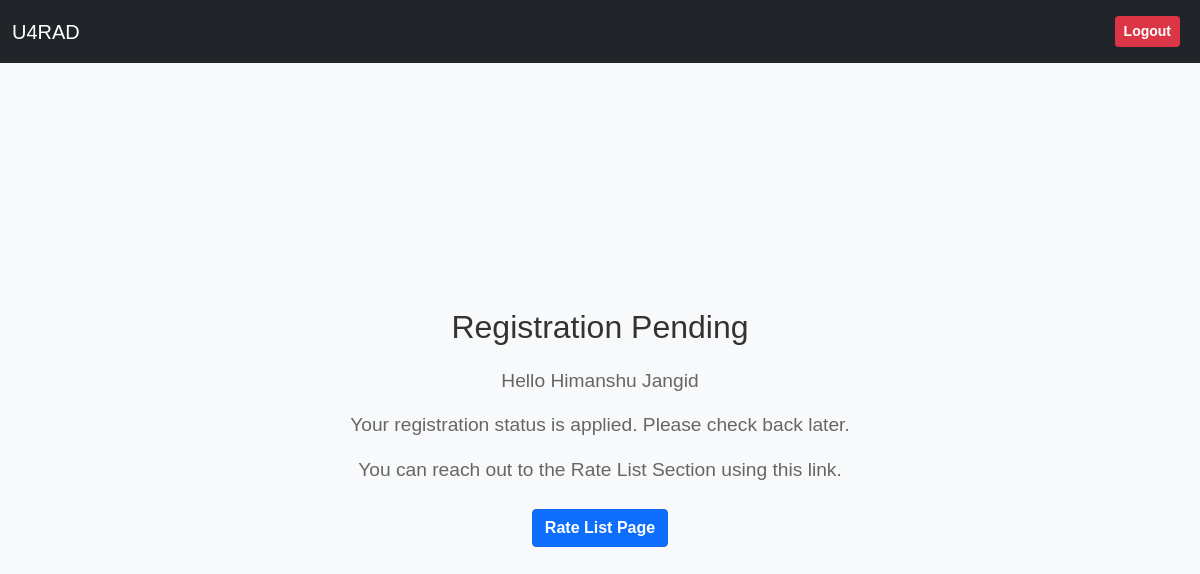
/registration_pending/11/, run on the app's committed database.
### services/models/personal_info.py (models this page shows, shortened)
class PersonalInformation(models.Model):
    first_name = models.CharField(max_length=50)
    last_name = models.CharField(max_length=50)
    email = models.EmailField()
    password = models.CharField(max_length=15, null=True, default=None, blank=True)
    cnfpassword = models.CharField(max_length=15, null=True, default=None, blank=True)
    address = models.CharField(max_length=200)
    contact_no = models.CharField(max_length=15)
    resume = models.FileField(upload_to='uploads/')
    photo = models.ImageField(upload_to='uploads/')
    experience_years = models.PositiveIntegerField()
    stage1status = models.CharField(max_length=23, choices=[('applied', 'Applied'), ('under_progress', 'Under Progress'), ('verified_by_coordinator', 'Verified by Coordinator'), ('verification_failed', 'Verification Failed')], default='applied')
    stage2status = models.CharField(max_length=28, choices=[('applied', 'Applied'), ('under_progress', 'Under Progress'), ('verified_by_supercoordinator', 'Verified by Supercoordinator'), ('verification_failed', 'Verification Failed')], default='applied')
    coordinator_message = models.CharField(max_length=100, null=True, blank=True)
    supercoordinator_message = models.CharField(max_length=100, null=True, blank=True)
    email_sent = models.BooleanField(default=False)

### services/views.py (the view)
# urls.py: path('registration_pending/<int:pk>/', views.registration_pending, name='registration_pending'),
def registration_pending(request, pk):
    personal_info = get_object_or_404(PersonalInformation, pk=pk)
    context = {
        'personal_info': personal_info,
    }
    return render(request, 'pending.html', context)

### services/templates/pending.html (shortened to what this page needs)
<!DOCTYPE html>
<html>
<head>
    <link href="https://cdn.jsdelivr.net/npm/bootstrap@5.0.2/dist/css/bootstrap.min.css" rel="stylesheet">
    <link rel="stylesheet" href="https://cdnjs.cloudflare.com/ajax/libs/font-awesome/4.7.0/css/font-awesome.min.css" />
</head>
<body>
    <nav class="navbar navbar-expand-lg navbar-dark bg-dark">
        <div class="container-fluid">
            <a class="navbar-brand" href="#">U4RAD</a>
            <div class="collapse navbar-collapse justify-content-end" id="navbarSupportedContent">
                <ul class="navbar-nav">
                    <li class="nav-item">
                        <a href="/" class="nav-link">
                            <button class="logout-button btn btn-sm btn-danger"><strong>Logout</strong></button>
                        </a>
                    </li>
                </ul>
            </div>
        </div>
    </nav>
    <div class="container">
        {% if personal_info.stage2status == 'under_progress' or personal_info.stage2status == 'applied' %}
            <h1>Registration Pending</h1>
            <p>Hello {{personal_info.first_name}} {{personal_info.last_name}}</p>
            <p>Your registration status is {{ personal_info.stage2status }}. Please check back later.</p>
            <p>You can reach out to the Rate List Section using this link.</p>
            <a href="{% url 'rate_list' personal_info.pk %}" class="nav-link">
                <button class="btn btn-primary btn-back"><strong>Rate List Page</strong></button>
            </a>
        {% elif personal_info.stage2status == 'verification_failed' %}
            <h1>Registration Failed</h1>
            <p>Hello {{personal_info.first_name}} {{personal_info.last_name}}</p>
            <p>Sorry! Your registration was not successful.</p>
        {% else %}
            <h1>Registration Status</h1>
            <p>Hello {{personal_info.first_name}} {{personal_info.last_name}}</p>
            <p>Unknown status.</p>
        {% endif %}
    </div>
</body>
</html>

### services/templates/pending.html (style rules this page uses)
body { font-family: Arial, sans-serif; margin: 0; padding: 0; min-height: 100vh; background-color: #f8f9fa; display: flex; flex-direction: column; }
.navbar { width: 100%; }
.container { text-align: center; margin-top: auto; margin-bottom: auto; }
h1 { font-size: 2em; color: #333; margin-bottom: 20px; }
p { font-size: 1.2em; color: #666; }

### data on the page
PersonalInformation: first_name "Himanshu", last_name "Jangid", stage2status "applied"
